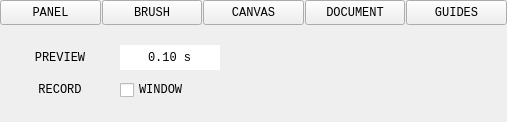
<?xml version="1.0" encoding="UTF-8"?>
<ui version="4.0">
 <class>tela</class>
 <widget class="QWidget" name="tela">
  <property name="geometry">
   <rect>
    <x>0</x>
    <y>0</y>
    <width>507</width>
    <height>122</height>
   </rect>
  </property>
  <property name="sizePolicy">
   <sizepolicy hsizetype="Ignored" vsizetype="Ignored">
    <horstretch>0</horstretch>
    <verstretch>0</verstretch>
   </sizepolicy>
  </property>
  <property name="font">
   <font>
    <family>Lucida Console</family>
   </font>
  </property>
  <property name="windowTitle">
   <string notr="true">Form</string>
  </property>
  <property name="windowOpacity">
   <double>1.000000000000000</double>
  </property>
  <layout class="QVBoxLayout" name="pigmento_layout">
   <property name="spacing">
    <number>0</number>
   </property>
   <property name="leftMargin">
    <number>0</number>
   </property>
   <property name="topMargin">
    <number>0</number>
   </property>
   <property name="rightMargin">
    <number>0</number>
   </property>
   <property name="bottomMargin">
    <number>0</number>
   </property>
   <item>
    <layout class="QHBoxLayout" name="options_switch">
     <property name="spacing">
      <number>1</number>
     </property>
     <property name="topMargin">
      <number>0</number>
     </property>
     <property name="bottomMargin">
      <number>0</number>
     </property>
     <item>
      <widget class="QPushButton" name="panel">
       <property name="sizePolicy">
        <sizepolicy hsizetype="Ignored" vsizetype="Fixed">
         <horstretch>0</horstretch>
         <verstretch>0</verstretch>
        </sizepolicy>
       </property>
       <property name="minimumSize">
        <size>
         <width>0</width>
         <height>25</height>
        </size>
       </property>
       <property name="maximumSize">
        <size>
         <width>16777215</width>
         <height>25</height>
        </size>
       </property>
       <property name="text">
        <string>PANEL</string>
       </property>
       <property name="checkable">
        <bool>true</bool>
       </property>
      </widget>
     </item>
     <item>
      <widget class="QPushButton" name="brush">
       <property name="sizePolicy">
        <sizepolicy hsizetype="Ignored" vsizetype="Fixed">
         <horstretch>0</horstretch>
         <verstretch>0</verstretch>
        </sizepolicy>
       </property>
       <property name="minimumSize">
        <size>
         <width>0</width>
         <height>25</height>
        </size>
       </property>
       <property name="maximumSize">
        <size>
         <width>16777215</width>
         <height>25</height>
        </size>
       </property>
       <property name="text">
        <string>BRUSH</string>
       </property>
       <property name="checkable">
        <bool>true</bool>
       </property>
      </widget>
     </item>
     <item>
      <widget class="QPushButton" name="canvas">
       <property name="sizePolicy">
        <sizepolicy hsizetype="Ignored" vsizetype="Fixed">
         <horstretch>0</horstretch>
         <verstretch>0</verstretch>
        </sizepolicy>
       </property>
       <property name="minimumSize">
        <size>
         <width>0</width>
         <height>25</height>
        </size>
       </property>
       <property name="maximumSize">
        <size>
         <width>16777215</width>
         <height>25</height>
        </size>
       </property>
       <property name="text">
        <string>CANVAS</string>
       </property>
       <property name="checkable">
        <bool>true</bool>
       </property>
      </widget>
     </item>
     <item>
      <widget class="QPushButton" name="document">
       <property name="sizePolicy">
        <sizepolicy hsizetype="Ignored" vsizetype="Fixed">
         <horstretch>0</horstretch>
         <verstretch>0</verstretch>
        </sizepolicy>
       </property>
       <property name="minimumSize">
        <size>
         <width>0</width>
         <height>25</height>
        </size>
       </property>
       <property name="maximumSize">
        <size>
         <width>16777215</width>
         <height>25</height>
        </size>
       </property>
       <property name="text">
        <string>DOCUMENT</string>
       </property>
       <property name="checkable">
        <bool>true</bool>
       </property>
      </widget>
     </item>
     <item>
      <widget class="QPushButton" name="guides">
       <property name="sizePolicy">
        <sizepolicy hsizetype="Ignored" vsizetype="Fixed">
         <horstretch>0</horstretch>
         <verstretch>0</verstretch>
        </sizepolicy>
       </property>
       <property name="minimumSize">
        <size>
         <width>0</width>
         <height>25</height>
        </size>
       </property>
       <property name="maximumSize">
        <size>
         <width>16777215</width>
         <height>25</height>
        </size>
       </property>
       <property name="text">
        <string>GUIDES</string>
       </property>
       <property name="checkable">
        <bool>true</bool>
       </property>
      </widget>
     </item>
    </layout>
   </item>
   <item>
    <layout class="QGridLayout" name="options_settings">
     <property name="leftMargin">
      <number>10</number>
     </property>
     <property name="topMargin">
      <number>20</number>
     </property>
     <property name="rightMargin">
      <number>20</number>
     </property>
     <property name="bottomMargin">
      <number>20</number>
     </property>
     <property name="spacing">
      <number>10</number>
     </property>
     <item row="0" column="1">
      <widget class="QDoubleSpinBox" name="preview_interval">
       <property name="sizePolicy">
        <sizepolicy hsizetype="Fixed" vsizetype="Fixed">
         <horstretch>0</horstretch>
         <verstretch>0</verstretch>
        </sizepolicy>
       </property>
       <property name="minimumSize">
        <size>
         <width>100</width>
         <height>25</height>
        </size>
       </property>
       <property name="maximumSize">
        <size>
         <width>100</width>
         <height>25</height>
        </size>
       </property>
       <property name="frame">
        <bool>false</bool>
       </property>
       <property name="alignment">
        <set>Qt::AlignCenter</set>
       </property>
       <property name="buttonSymbols">
        <enum>QAbstractSpinBox::NoButtons</enum>
       </property>
       <property name="suffix">
        <string> s</string>
       </property>
       <property name="minimum">
        <double>0.100000000000000</double>
       </property>
       <property name="maximum">
        <double>10.000000000000000</double>
       </property>
       <property name="singleStep">
        <double>0.100000000000000</double>
       </property>
      </widget>
     </item>
     <item row="0" column="0">
      <widget class="QLabel" name="preview_label">
       <property name="sizePolicy">
        <sizepolicy hsizetype="Fixed" vsizetype="Fixed">
         <horstretch>0</horstretch>
         <verstretch>0</verstretch>
        </sizepolicy>
       </property>
       <property name="minimumSize">
        <size>
         <width>100</width>
         <height>25</height>
        </size>
       </property>
       <property name="maximumSize">
        <size>
         <width>100</width>
         <height>25</height>
        </size>
       </property>
       <property name="text">
        <string>PREVIEW</string>
       </property>
       <property name="alignment">
        <set>Qt::AlignCenter</set>
       </property>
      </widget>
     </item>
     <item row="0" column="2">
      <spacer name="horizontalSpacer">
       <property name="orientation">
        <enum>Qt::Horizontal</enum>
       </property>
       <property name="sizeType">
        <enum>QSizePolicy::MinimumExpanding</enum>
       </property>
       <property name="sizeHint" stdset="0">
        <size>
         <width>0</width>
         <height>0</height>
        </size>
       </property>
      </spacer>
     </item>
     <item row="1" column="0">
      <widget class="QLabel" name="record_label">
       <property name="minimumSize">
        <size>
         <width>0</width>
         <height>20</height>
        </size>
       </property>
       <property name="maximumSize">
        <size>
         <width>16777215</width>
         <height>20</height>
        </size>
       </property>
       <property name="text">
        <string>RECORD</string>
       </property>
       <property name="alignment">
        <set>Qt::AlignCenter</set>
       </property>
      </widget>
     </item>
     <item row="1" column="1">
      <widget class="QCheckBox" name="record_window">
       <property name="sizePolicy">
        <sizepolicy hsizetype="Fixed" vsizetype="Fixed">
         <horstretch>0</horstretch>
         <verstretch>0</verstretch>
        </sizepolicy>
       </property>
       <property name="minimumSize">
        <size>
         <width>100</width>
         <height>20</height>
        </size>
       </property>
       <property name="maximumSize">
        <size>
         <width>100</width>
         <height>20</height>
        </size>
       </property>
       <property name="text">
        <string>WINDOW</string>
       </property>
      </widget>
     </item>
    </layout>
   </item>
   <item>
    <spacer name="verticalSpacer">
     <property name="sizePolicy">
      <sizepolicy hsizetype="Ignored" vsizetype="Expanding">
       <horstretch>0</horstretch>
       <verstretch>0</verstretch>
      </sizepolicy>
     </property>
     <property name="orientation">
      <enum>Qt::Vertical</enum>
     </property>
     <property name="sizeHint" stdset="0">
      <size>
       <width>0</width>
       <height>0</height>
      </size>
     </property>
    </spacer>
   </item>
  </layout>
 </widget>
 <resources/>
 <connections/>
</ui>
